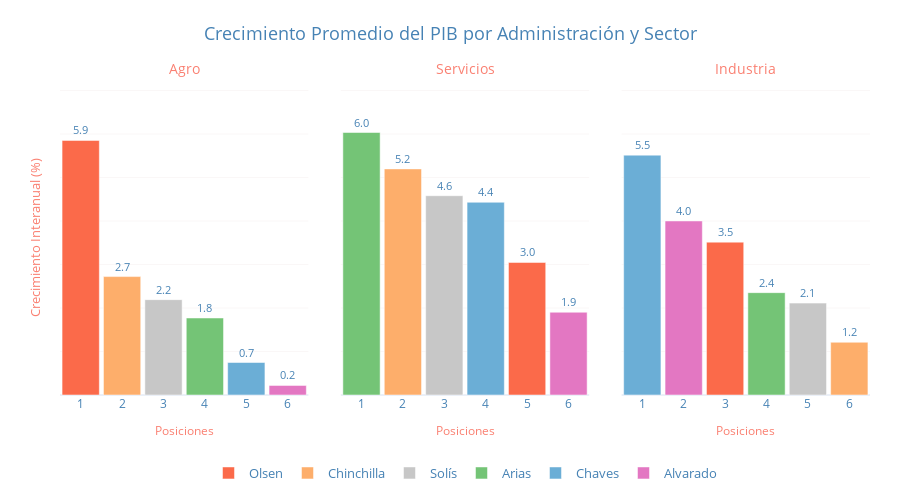

The code cell stored with this chart in its notebook:
### Code cell
df = pib_sectores

df.columns = df.columns.str.replace('_TC', '')
df.rename(columns={'Industria_Ampliada': 'Industria'}, inplace = True)
df = df.drop(['President', 'Party', 'Term'], axis = 1)

components = ['Agro', 'Servicios', 'Industria']
means = df.groupby("Label")[components].mean()
to_remove = ["Calderón", "Pacheco", "Rodríguez"]
means = means.drop(index=to_remove, errors="ignore")
fig = plot_bar_subplots_by_administration(df = means, variables = components, colors = presidential_colors, title = "Costa Rica: Crecimiento Promedio del PIB por Administración y Sector", y_title = "Crecimiento Interanual (%)")
fig.show()

g(means.loc[['Chaves', 'Alvarado', 'Solís', 'Chinchilla', 'Arias']])

### Figure 1 — Plotly figure (JSON) as saved in the notebook; plotly's stock layout.template omitted (floating-point values rounded to 4 significant figures)
{"data": [{"hovertemplate": "<b>Olsen</b><br>Agro: 5.85<br>Posición: 1<extra></extra>", "legendgroup": "Olsen", "marker": {"color": "#fb6a4a"}, "name": "Olsen", "showlegend": true, "text": ["5.9"], "textfont": {"color": "steelblue", "size": 11}, "textposition": "outside", "type": "bar", "x": ["1"], "xaxis": "x", "y": [5.854], "yaxis": "y"}, {"hovertemplate": "<b>Chinchilla</b><br>Agro: 2.72<br>Posición: 2<extra></extra>", "legendgroup": "Chinchilla", "marker": {"color": "#fdae6b"}, "name": "Chinchilla", "showlegend": true, "text": ["2.7"], "textfont": {"color": "steelblue", "size": 11}, "textposition": "outside", "type": "bar", "x": ["2"], "xaxis": "x", "y": [2.723], "yaxis": "y"}, {"hovertemplate": "<b>Solís</b><br>Agro: 2.19<br>Posición: 3<extra></extra>", "legendgroup": "Solís", "marker": {"color": "#c7c7c7"}, "name": "Solís", "showlegend": true, "text": ["2.2"], "textfont": {"color": "steelblue", "size": 11}, "textposition": "outside", "type": "bar", "x": ["3"], "xaxis": "x", "y": [2.193], "yaxis": "y"}, {"hovertemplate": "<b>Arias</b><br>Agro: 1.77<br>Posición: 4<extra></extra>", "legendgroup": "Arias", "marker": {"color": "#74c476"}, "name": "Arias", "showlegend": true, "text": ["1.8"], "textfont": {"color": "steelblue", "size": 11}, "textposition": "outside", "type": "bar", "x": ["4"], "xaxis": "x", "y": [1.771], "yaxis": "y"}, {"hovertemplate": "<b>Chaves</b><br>Agro: 0.75<br>Posición: 5<extra></extra>", "legendgroup": "Chaves", "marker": {"color": "#6baed6"}, "name": "Chaves", "showlegend": true, "text": ["0.7"], "textfont": {"color": "steelblue", "size": 11}, "textposition": "outside", "type": "bar", "x": ["5"], "xaxis": "x", "y": [0.7473], "yaxis": "y"}, {"hovertemplate": "<b>Alvarado</b><br>Agro: 0.22<br>Posición: 6<extra></extra>", "legendgroup": "Alvarado", "marker": {"color": "#e377c2"}, "name": "Alvarado", "showlegend": true, "text": ["0.2"], "textfont": {"color": "steelblue", "size": 11}, "textposition": "outside", "type": "bar", "x": ["6"], "xaxis": "x", "y": [0.2203], "yaxis": "y"}, {"hovertemplate": "<b>Arias</b><br>Servicios: 6.04<br>Posición: 1<extra></extra>", "legendgroup": "Arias", "marker": {"color": "#74c476"}, "name": "Arias", "showlegend": false, "text": ["6.0"], "textfont": {"color": "steelblue", "size": 11}, "textposition": "outside", "type": "bar", "x": ["1"], "xaxis": "x2", "y": [6.036], "yaxis": "y2"}, {"hovertemplate": "<b>Chinchilla</b><br>Servicios: 5.20<br>Posición: 2<extra></extra>", "legendgroup": "Chinchilla", "marker": {"color": "#fdae6b"}, "name": "Chinchilla", "showlegend": false, "text": ["5.2"], "textfont": {"color": "steelblue", "size": 11}, "textposition": "outside", "type": "bar", "x": ["2"], "xaxis": "x2", "y": [5.199], "yaxis": "y2"}, {"hovertemplate": "<b>Solís</b><br>Servicios: 4.58<br>Posición: 3<extra></extra>", "legendgroup": "Solís", "marker": {"color": "#c7c7c7"}, "name": "Solís", "showlegend": false, "text": ["4.6"], "textfont": {"color": "steelblue", "size": 11}, "textposition": "outside", "type": "bar", "x": ["3"], "xaxis": "x2", "y": [4.582], "yaxis": "y2"}, {"hovertemplate": "<b>Chaves</b><br>Servicios: 4.43<br>Posición: 4<extra></extra>", "legendgroup": "Chaves", "marker": {"color": "#6baed6"}, "name": "Chaves", "showlegend": false, "text": ["4.4"], "textfont": {"color": "steelblue", "size": 11}, "textposition": "outside", "type": "bar", "x": ["4"], "xaxis": "x2", "y": [4.432], "yaxis": "y2"}, {"hovertemplate": "<b>Olsen</b><br>Servicios: 3.05<br>Posición: 5<extra></extra>", "legendgroup": "Olsen", "marker": {"color": "#fb6a4a"}, "name": "Olsen", "showlegend": false, "text": ["3.0"], "textfont": {"color": "steelblue", "size": 11}, "textposition": "outside", "type": "bar", "x": ["5"], "xaxis": "x2", "y": [3.048], "yaxis": "y2"}, {"hovertemplate": "<b>Alvarado</b><br>Servicios: 1.90<br>Posición: 6<extra></extra>", "legendgroup": "Alvarado", "marker": {"color": "#e377c2"}, "name": "Alvarado", "showlegend": false, "text": ["1.9"], "textfont": {"color": "steelblue", "size": 11}, "textposition": "outside", "type": "bar", "x": ["6"], "xaxis": "x2", "y": [1.903], "yaxis": "y2"}, {"hovertemplate": "<b>Chaves</b><br>Industria: 5.52<br>Posición: 1<extra></extra>", "legendgroup": "Chaves", "marker": {"color": "#6baed6"}, "name": "Chaves", "showlegend": false, "text": ["5.5"], "textfont": {"color": "steelblue", "size": 11}, "textposition": "outside", "type": "bar", "x": ["1"], "xaxis": "x3", "y": [5.515], "yaxis": "y3"}, {"hovertemplate": "<b>Alvarado</b><br>Industria: 4.00<br>Posición: 2<extra></extra>", "legendgroup": "Alvarado", "marker": {"color": "#e377c2"}, "name": "Alvarado", "showlegend": false, "text": ["4.0"], "textfont": {"color": "steelblue", "size": 11}, "textposition": "outside", "type": "bar", "x": ["2"], "xaxis": "x3", "y": [4.002], "yaxis": "y3"}, {"hovertemplate": "<b>Olsen</b><br>Industria: 3.52<br>Posición: 3<extra></extra>", "legendgroup": "Olsen", "marker": {"color": "#fb6a4a"}, "name": "Olsen", "showlegend": false, "text": ["3.5"], "textfont": {"color": "steelblue", "size": 11}, "textposition": "outside", "type": "bar", "x": ["3"], "xaxis": "x3", "y": [3.515], "yaxis": "y3"}, {"hovertemplate": "<b>Arias</b><br>Industria: 2.35<br>Posición: 4<extra></extra>", "legendgroup": "Arias", "marker": {"color": "#74c476"}, "name": "Arias", "showlegend": false, "text": ["2.4"], "textfont": {"color": "steelblue", "size": 11}, "textposition": "outside", "type": "bar", "x": ["4"], "xaxis": "x3", "y": [2.353], "yaxis": "y3"}, {"hovertemplate": "<b>Solís</b><br>Industria: 2.11<br>Posición: 5<extra></extra>", "legendgroup": "Solís", "marker": {"color": "#c7c7c7"}, "name": "Solís", "showlegend": false, "text": ["2.1"], "textfont": {"color": "steelblue", "size": 11}, "textposition": "outside", "type": "bar", "x": ["5"], "xaxis": "x3", "y": [2.113], "yaxis": "y3"}, {"hovertemplate": "<b>Chinchilla</b><br>Industria: 1.21<br>Posición: 6<extra></extra>", "legendgroup": "Chinchilla", "marker": {"color": "#fdae6b"}, "name": "Chinchilla", "showlegend": false, "text": ["1.2"], "textfont": {"color": "steelblue", "size": 11}, "textposition": "outside", "type": "bar", "x": ["6"], "xaxis": "x3", "y": [1.213], "yaxis": "y3"}], "layout": {"annotations": [{"font": {"color": "salmon", "size": 13.5}, "showarrow": false, "text": "Agro", "x": 0.1533, "xanchor": "center", "xref": "paper", "y": 1, "yanchor": "bottom", "yref": "paper"}, {"font": {"color": "salmon", "size": 13.5}, "showarrow": false, "text": "Servicios", "x": 0.5, "xanchor": "center", "xref": "paper", "y": 1, "yanchor": "bottom", "yref": "paper"}, {"font": {"color": "salmon", "size": 13.5}, "showarrow": false, "text": "Industria", "x": 0.8467, "xanchor": "center", "xref": "paper", "y": 1, "yanchor": "bottom", "yref": "paper"}], "bargap": 0.1, "height": 500, "legend": {"font": {"color": "steelblue", "size": 13}, "orientation": "h", "x": 0.5, "xanchor": "center", "y": -0.2, "yanchor": "top"}, "margin": {"b": 100, "l": 60, "r": 30, "t": 80}, "title": {"font": {"color": "steelblue", "size": 18}, "text": "Crecimiento Promedio del PIB por Administración y Sector", "x": 0.5, "xanchor": "center"}, "width": 900, "xaxis": {"anchor": "y", "domain": [0, 0.3067], "showticklabels": true, "tickangle": 0, "tickfont": {"color": "steelblue", "size": 12}, "title": {"font": {"color": "salmon", "size": 12}, "text": "Posiciones"}}, "xaxis2": {"anchor": "y2", "domain": [0.3467, 0.6533], "showticklabels": true, "tickangle": 0, "tickfont": {"color": "steelblue", "size": 12}, "title": {"font": {"color": "salmon", "size": 12}, "text": "Posiciones"}}, "xaxis3": {"anchor": "y3", "domain": [0.6933, 1], "showticklabels": true, "tickangle": 0, "tickfont": {"color": "steelblue", "size": 12}, "title": {"font": {"color": "salmon", "size": 12}, "text": "Posiciones"}}, "yaxis": {"anchor": "x", "domain": [0, 1], "gridcolor": "#FAF7F7", "range": [0, 7.243], "showgrid": true, "showticklabels": false, "title": {"font": {"color": "salmon", "size": 13}, "text": "Crecimiento Interanual (%)"}}, "yaxis2": {"anchor": "x2", "domain": [0, 1], "gridcolor": "#FAF7F7", "range": [0, 7.243], "showgrid": true, "showticklabels": false, "title": {"font": {"color": "salmon", "size": 13}}}, "yaxis3": {"anchor": "x3", "domain": [0, 1], "gridcolor": "#FAF7F7", "range": [0, 7.243], "showgrid": true, "showticklabels": false, "title": {"font": {"color": "salmon", "size": 13}}}}}
